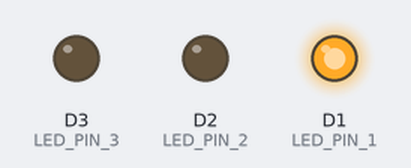
This sketch was run on a simulated ESP8266 (NodeMCU). Parts: output pins drawn as LEDs (lit = HIGH).

Above: at 0.5 s.
At 1.5 s:
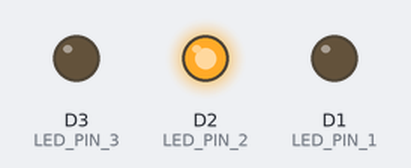
At 5.5 s:
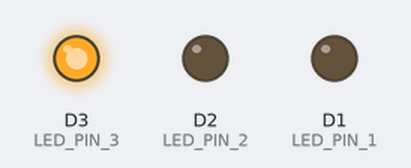
Timing chart, 0 to 6.9 s (numbered marks = the images above):
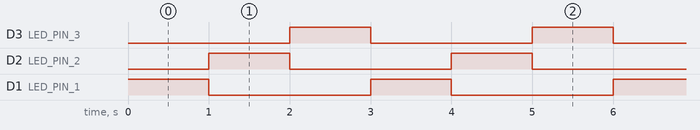

Measured:
- by itself, D3 (LED_PIN_3), D2 (LED_PIN_2), D1 (LED_PIN_1): alternates HIGH for 1.0 s and LOW for 2.0 s
- by itself, everything shown: repeats every 3.0 s, in 4 steps

The sketch:

led3_timer.ino
```cpp
#include <ESP8266WiFi.h>

#define LED_PIN_1 D1  // Pin D1 (GPIO5) terhubung ke LED 1
#define LED_PIN_2 D2  // Pin D2 (GPIO4) terhubung ke LED 2
#define LED_PIN_3 D3  // Pin D3 (GPIO0) terhubung ke LED 3

void setup()
{
  pinMode(LED_PIN_1, OUTPUT);
  pinMode(LED_PIN_2, OUTPUT);
  pinMode(LED_PIN_3, OUTPUT);
}

void loop()
{
  digitalWrite(LED_PIN_1, HIGH);  // Menghidupkan LED 1
  delay(1000);                    // Menunggu selama 1 detik
  digitalWrite(LED_PIN_1, LOW);   // Mematikan LED 1

  digitalWrite(LED_PIN_2, HIGH);  // Menghidupkan LED 2
  delay(1000);                    // Menunggu selama 1 detik
  digitalWrite(LED_PIN_2, LOW);   // Mematikan LED 2

  digitalWrite(LED_PIN_3, HIGH);  // Menghidupkan LED 3
  delay(1000);                    // Menunggu selama 1 detik
  digitalWrite(LED_PIN_3, LOW);   // Mematikan LED 3
}
```
